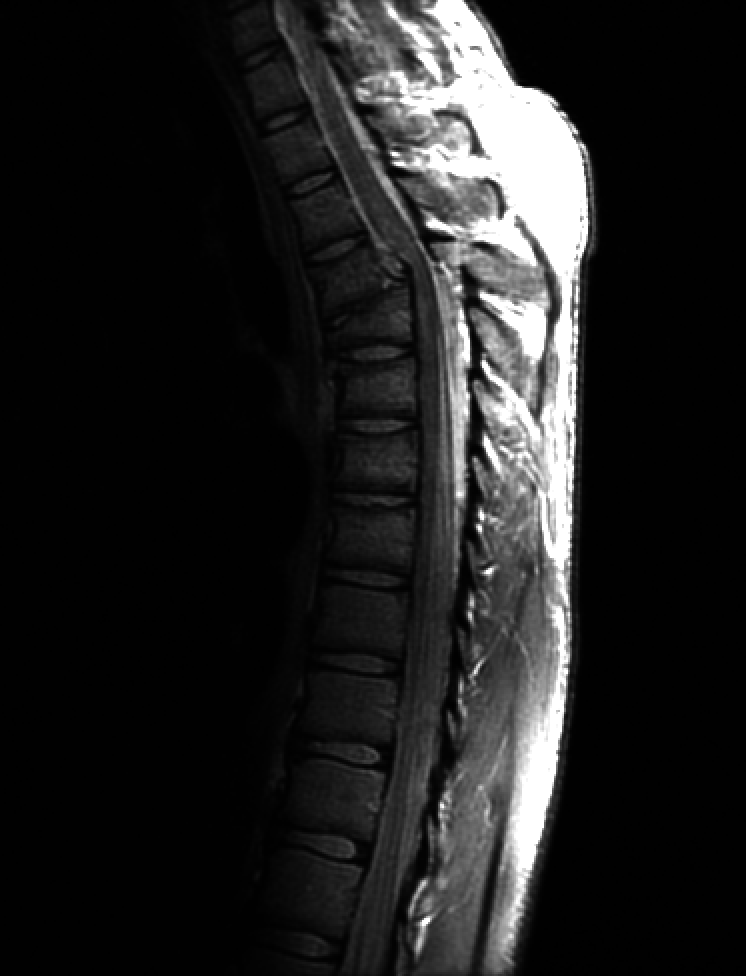
#> input picture Question_2/Fractured Spine 746x976.tif, 746 x 976 px
$ python 2_a.py
#> lines starting #> are read from the running program, lines starting #| are printed output that depends on the picture; after the words box and inside, x2 and y2 are one past the last pixel; in counts of white or black regions, pixels touching at a corner belong together
#> further down, image is the input picture: shape (976, 746); min 0, max 255, mean 32.6
import cv2
import numpy as np
import matplotlib.pyplot as plt


def image_enhancement(image, x , y , value):
#> called with x = 20, y = 50, value = 50
    height, width = image.shape
#> height = 976; width = 746
    for i in range(height):
        for j in range(width):
            if image[i][j] >= x and image[i][j] <= y:
                image[i][j] = max(image[i][j]+40 , 255)
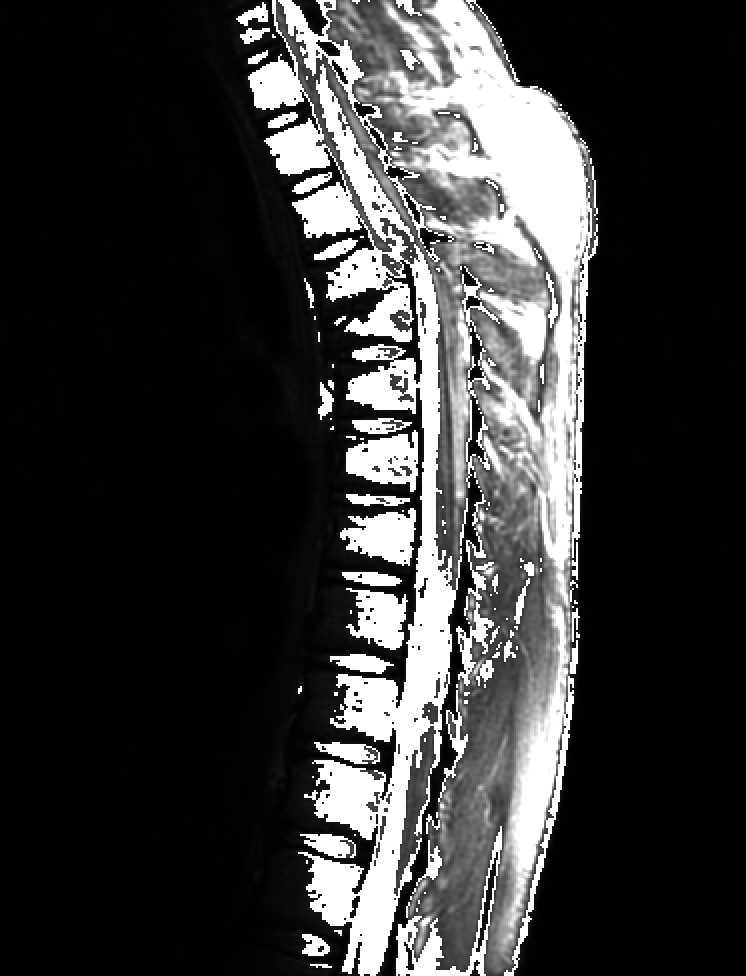
#> image: shape (976, 746); 10.77% of pixels changed, all inside (x1, y1, x2, y2) = (236, 0, 598, 976)
    return image


image = cv2.imread("./Fractured Spine 746x976.tif", 0)
plt.subplot(2,1,1)
plt.imshow(image, cmap="gray")
plt.title("original image")
image = image_enhancement(image , 20 , 50 , 50)
plt.subplot(2,1,2)
plt.imshow(image , cmap = "gray")
plt.title("enhanched image")

plt.show()
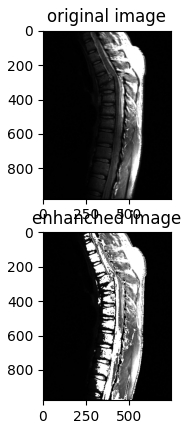
#> figure drawn by matplotlib, 2 panels
